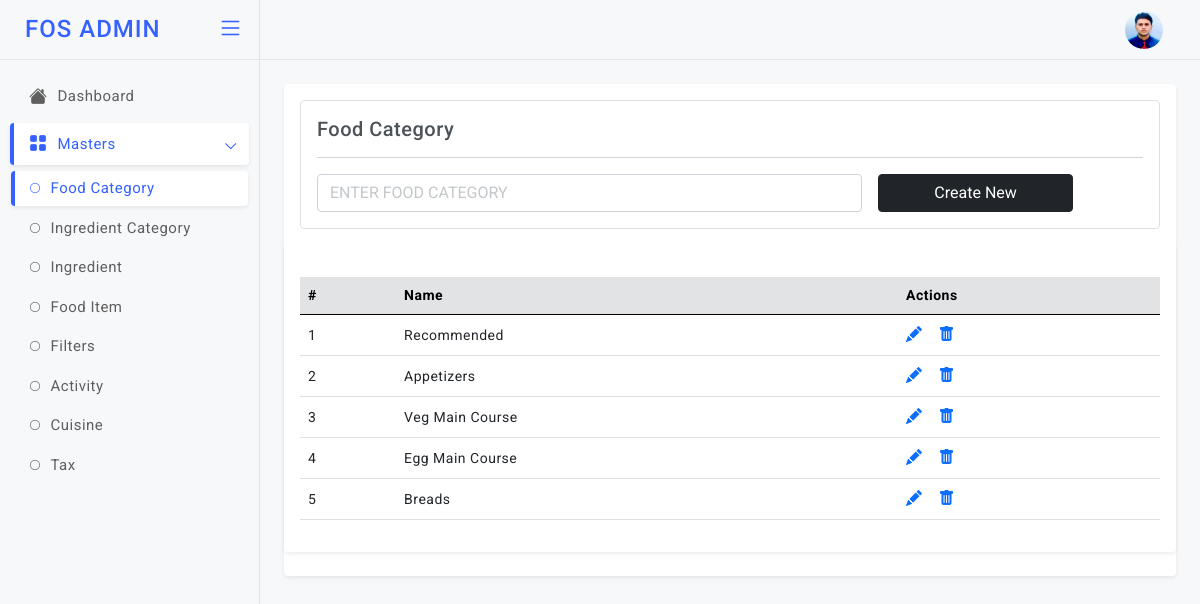
The app's page /foodcat (signed in), older data.
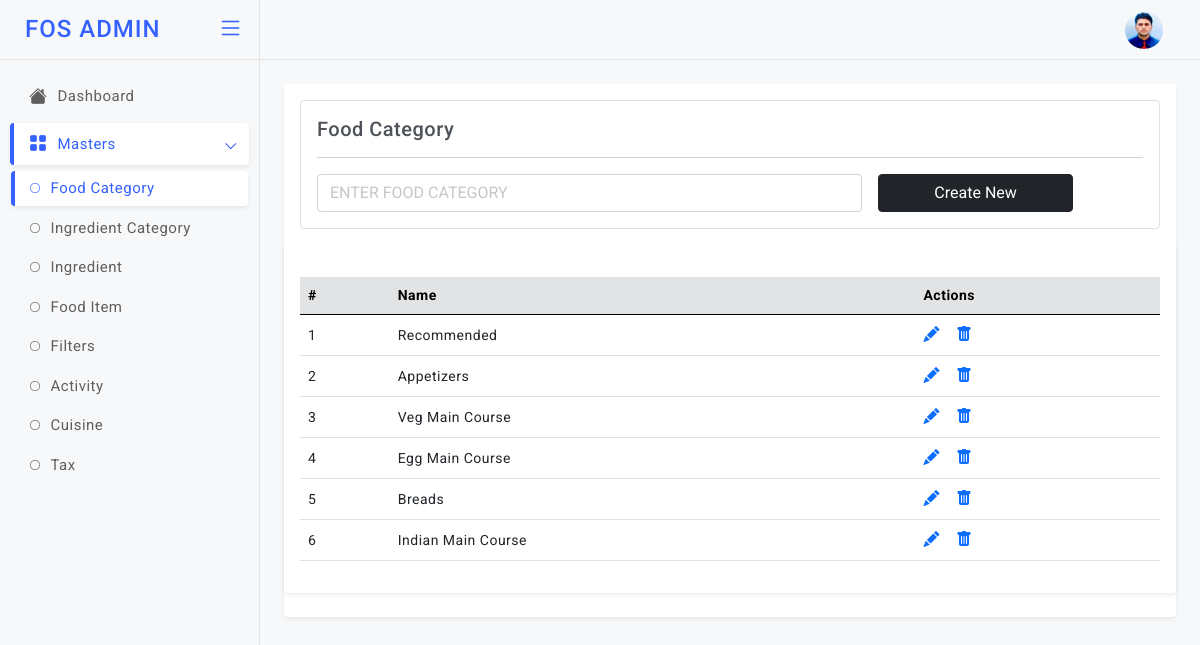
The same page, newer data.
### models.py (models this page shows)
class MenuCategory(db.Model):
    id=db.Column(db.Integer,primary_key=True)
    food_category_name=db.Column(db.String)

### app.py (the view)
@app.route('/foodcat', methods=["GET","POST"]) # End Point to Add & View the Menu Categories
def foodcat():
    if not settings.session.get("name"):
            return settings.redirect("/login")
    if settings.request.method=="POST":
        food_category_name = settings.request.form["food_category_name"]
        info=models.MenuCategory(food_category_name=food_category_name)
        db.session.add(info)
        db.session.commit()
    fetch=models.MenuCategory.query.all()
    return settings.render_template('admin/foodcat.html', getinfo=fetch)

### templates/admin/foodcat.html (shortened to what the changed rows need)
<!doctype html>
<html lang="en">
<head>
  <link href="static/admin-assets/plugins/simplebar/css/simplebar.css" rel="stylesheet" />
  <link href="static/admin-assets/plugins/perfect-scrollbar/css/perfect-scrollbar.css" rel="stylesheet" />
  <link href="static/admin-assets/plugins/metismenu/css/metisMenu.min.css" rel="stylesheet" />
  <link href="static/admin-assets/css/bootstrap.min.css" rel="stylesheet" />
  <link href="static/admin-assets/css/bootstrap-extended.css" rel="stylesheet" />
  <link href="static/admin-assets/css/style.css" rel="stylesheet" />
  <link href="static/admin-assets/css/icons.css" rel="stylesheet">
  <link rel="stylesheet" href="https://cdn.jsdelivr.net/npm/bootstrap-icons@1.5.0/font/bootstrap-icons.css">
	<link href="static/admin-assets/css/pace.min.css" rel="stylesheet" />
  <link href="static/admin-assets/css/dark-theme.css" rel="stylesheet" />
  <link href="static/admin-assets/css/light-theme.css" rel="stylesheet" />
  <link href="static/admin-assets/css/semi-dark.css" rel="stylesheet" />
  <link href="static/admin-assets/css/header-colors.css" rel="stylesheet" />
</head>
<body>
  <div class="wrapper">
          <main class="page-content">
            <div class="card">
               <div class="card">
                 <div class="card-body">
                   <div class="table-responsive mt-3">
                     <table class="table align-middle">
                       <thead class="table-secondary">
                         <tr>
                          <th>#</th>
                          <th>Name</th>
                          <th>Actions</th>
                         </tr>
                       </thead>
                       <tbody>
                        {% for i in getinfo %}
                         <tr>
                          <td>{{loop.index}}</td>
                           <td>
                             <p class="mb-0">{{i["food_category_name"]}}</p>
                           </td>
                            <td>
                             <div class="table-actions d-flex align-items-center gap-3 fs-6">
                              <a href="/foodcatupdate?id={{i['id']}}"><i class="bi bi-pencil-fill"></i></a>
                               <a href="/foodcatdel/{{i['id']}}"><i class="bi bi-trash-fill"></i></a>
                             </div>
                           </td>
                         </tr>
                         {% endfor %}
                       </tbody>
                     </table>
                   </div>
                 </div>
               </div>
          </main>
  </div>
</body>
</html>

Row changes from the older to the newer data that the page shows:
added MenuCategory: food_category_name "Indian Main Course"
